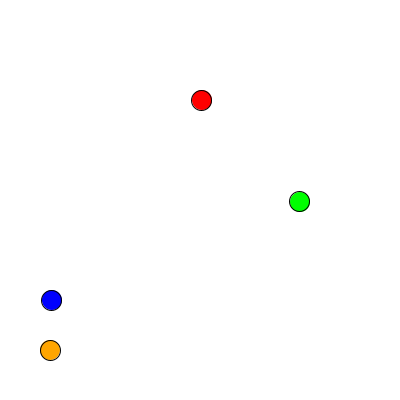
Frame 1 (no input)
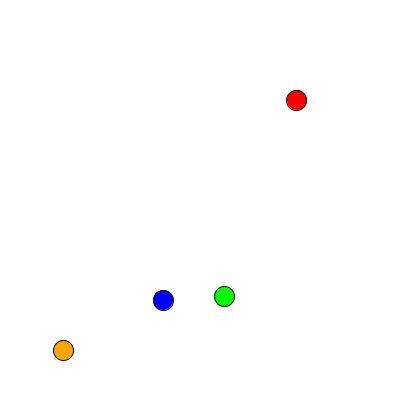
Frame 60 (the mouse pressed at the canvas centre just before this capture)
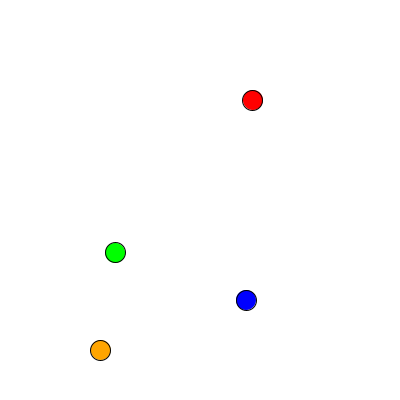
Frame 120 (the mouse held since frame 60 and released just before this capture)

The Processing sketch that drew these frames (run headless with seeded random() and noise(); from frame 60 on, the mouse is pressed at the canvas centre):

// Processing sketch: Ariza_David_HandsOnNonlinearMotion
// ── Ariza_David_HandsOnNonlinearMotion.pde
float time = 0;      // Tracks time (between 0 and 1)
float duration = 5;  // Duration for one full cycle (5 seconds)
float A = 100;       // Amplitude for oscillation and circle radius
float x0 = 200, y0 = 200;  // Center position for circle
float startPos = 50; // Start position for easing
float endPos = 350;  // End position for easing

void setup() {
  size(400, 400);
  frameRate(60);  // Run at 60 FPS
}

void draw() {
  background(255);

  // Update time
  time += 1.0 / (frameRate * duration);
  if (time > 1) time = 0; // Reset after a full cycle

  // Part 1: Oscillate back and forth
  float oscillatingX = oscillateBackAndForth(time, A, x0);
  fill(255, 0, 0);
  ellipse(oscillatingX, 100, 20, 20);

  // Part 2: Circle around a point
  PVector circularPos = circleAroundPoint(time, A, x0, y0);
  fill(0, 255, 0);
  ellipse(circularPos.x, circularPos.y, 20, 20);

  // Part 3: Ease-out interpolation
  float easeOutX = easeOut(time, startPos, endPos);
  fill(0, 0, 255);
  ellipse(easeOutX, 300, 20, 20);

  // Part 4: Ease-in interpolation
  float easeInX = easeIn(time, startPos, endPos);
  fill(255, 165, 0);
  ellipse(easeInX, 350, 20, 20);
}

// Part 1: Oscillate a ball back and forth using sin(θ)
float oscillateBackAndForth(float t, float A, float x0) {
  float theta = TWO_PI * t;  // theta varies with time
  return A * sin(theta) + x0;
}

// Part 2: Circle a ball around a point using sin(θ) and cos(θ)
PVector circleAroundPoint(float t, float A, float x0, float y0) {
  float theta = TWO_PI * t;  // theta varies with time
  float x = A * cos(theta) + x0;
  float y = A * sin(theta) + y0;
  return new PVector(x, y);
}

// Part 3: Ease-out interpolation using lerp
float easeOut(float t, float start, float end) {
  return lerp(start, end, easeOutFunc(t));
}

// Part 4: Ease-in interpolation using lerp
float easeIn(float t, float start, float end) {
  return lerp(start, end, easeInFunc(t));
}

// Easing function for ease-out (starts fast, ends slow)
float easeOutFunc(float t) {
  return 1 - pow(1 - t, 2);
}

// Easing function for ease-in (starts slow, ends fast)
float easeInFunc(float t) {
  return t * t;
}
